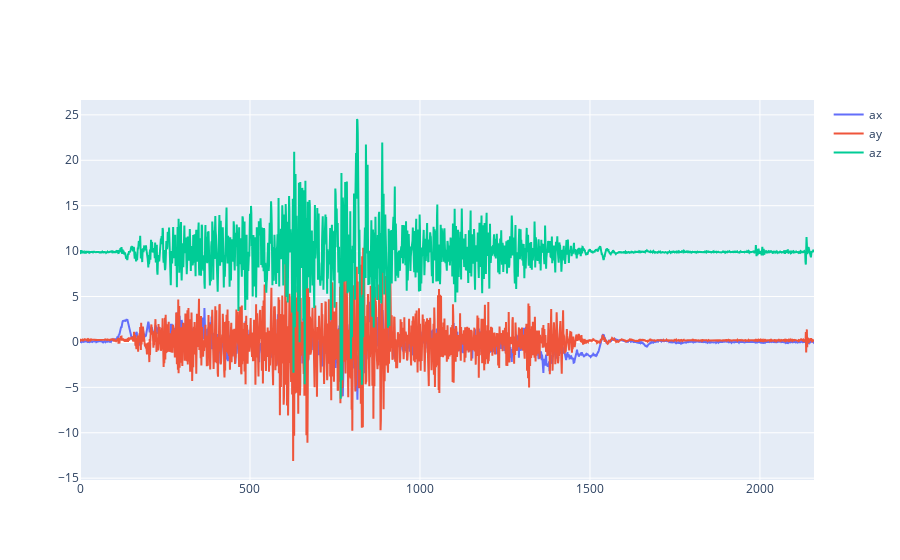

Notebook cell for this chart:
### Code cell
# fig = single_graph(acc_data[["ax", "ay", "az", "norm"]])
fig = single_graph(acc_data[["ax", "ay", "az"]])
fig.write_html("data_analysis_acc_1.html", full_html=False, include_plotlyjs="cdn")
fig.show()

### Figure 1 — Plotly figure (JSON) as saved in the notebook; plotly's stock layout.template omitted (floating-point values rounded to 4 significant figures; data arrays with more than 128 entries replaced by an {"elided": "..."} marker saying what was removed)
{"data": [{"name": "ax", "type": "scatter", "x": {"elided": "2160 int values"}, "y": {"elided": "2160 float values"}}, {"name": "ay", "type": "scatter", "x": {"elided": "2160 int values"}, "y": {"elided": "2160 float values"}}, {"name": "az", "type": "scatter", "x": {"elided": "2160 int values"}, "y": {"elided": "2160 float values"}}], "layout": {}}
